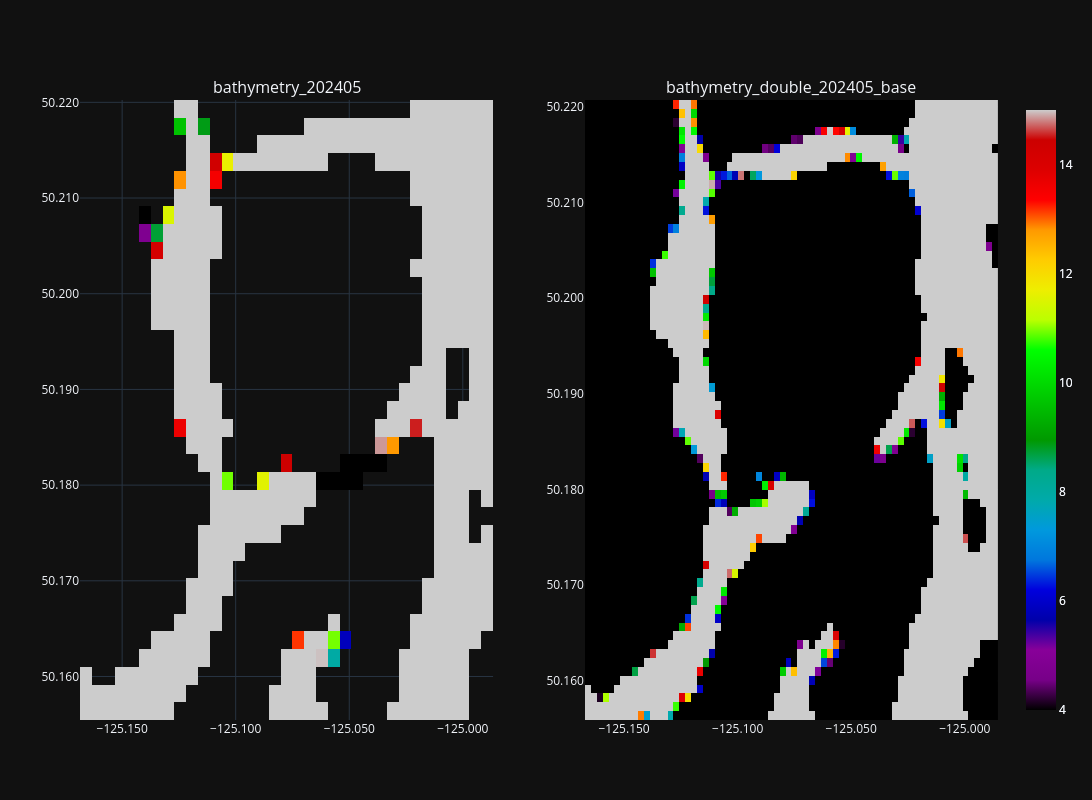

Notebook cell for this chart:
### Markdown cell above
### Tile 25, 5 - Read & Maurelle Islands

### Code cell
fig = plotly_tile(tile_x_min_max[5], y_slices, bathy_ds, dbl_bathy_base_ds)
fig.show()

### Figure 1 — Plotly figure (JSON) as saved in the notebook; plotly's stock layout.template omitted (floating-point values rounded to 4 significant figures; data arrays with more than 128 entries replaced by an {"elided": "..."} marker saying what was removed)
{"data": [{"colorscale": [[0.0, "rgb(0, 0, 0)"], [0.05, "rgb(119, 0, 136)"], [0.1, "rgb(136, 0, 153)"], [0.15, "rgb(0, 0, 170)"], [0.2, "rgb(0, 0, 221)"], [0.25, "rgb(0, 119, 221)"], [0.3, "rgb(0, 153, 221)"], [0.35, "rgb(0, 170, 170)"], [0.4, "rgb(0, 170, 136)"], [0.45, "rgb(0, 153, 0)"], [0.5, "rgb(0, 187, 0)"], [0.55, "rgb(0, 221, 0)"], [0.6, "rgb(0, 255, 0)"], [0.65, "rgb(187, 255, 0)"], [0.7, "rgb(238, 238, 0)"], [0.75, "rgb(255, 204, 0)"], [0.8, "rgb(255, 153, 0)"], [0.85, "rgb(255, 0, 0)"], [0.9, "rgb(221, 0, 0)"], [0.95, "rgb(204, 0, 0)"], [1.0, "rgb(204, 204, 204)"]], "customdata": {"elided": "35x35x2 int values"}, "hovertemplate": "Lon: %{x:.3f}<br>Lat: %{y:.3f}<br>Depth: %{z:.2f} m<br>x, y: %{customdata}<extra></extra>", "x": [-125.2, -125.2, -125.2, -125.2, -125.1, -125.1, -125.1, -125.1, -125.1, -125.1, -125.1, -125.1, -125.1, -125.1, -125.1, -125.1, -125.1, -125.1, -125.1, -125.1, -125.1, -125.1, -125.1, -125.0, -125.0, -125.0, -125.0, -125.0, -125.0, -125.0, -125.0, -125.0, -125.0, -125.0, -125.0], "y": [50.16, 50.16, 50.16, 50.16, 50.16, 50.17, 50.17, 50.17, 50.17, 50.17, 50.17, 50.18, 50.18, 50.18, 50.18, 50.18, 50.19, 50.19, 50.19, 50.19, 50.19, 50.2, 50.2, 50.2, 50.2, 50.2, 50.2, 50.21, 50.21, 50.21, 50.21, 50.21, 50.22, 50.22, 50.22], "z": {"elided": "35x35 float values"}, "zmax": 15, "zmin": 4, "type": "heatmap", "xaxis": "x", "yaxis": "y"}, {"colorscale": [[0.0, "rgb(0, 0, 0)"], [0.05, "rgb(119, 0, 136)"], [0.1, "rgb(136, 0, 153)"], [0.15, "rgb(0, 0, 170)"], [0.2, "rgb(0, 0, 221)"], [0.25, "rgb(0, 119, 221)"], [0.3, "rgb(0, 153, 221)"], [0.35, "rgb(0, 170, 170)"], [0.4, "rgb(0, 170, 136)"], [0.45, "rgb(0, 153, 0)"], [0.5, "rgb(0, 187, 0)"], [0.55, "rgb(0, 221, 0)"], [0.6, "rgb(0, 255, 0)"], [0.65, "rgb(187, 255, 0)"], [0.7, "rgb(238, 238, 0)"], [0.75, "rgb(255, 204, 0)"], [0.8, "rgb(255, 153, 0)"], [0.85, "rgb(255, 0, 0)"], [0.9, "rgb(221, 0, 0)"], [0.95, "rgb(204, 0, 0)"], [1.0, "rgb(204, 204, 204)"]], "customdata": {"elided": "70x70x2 int values"}, "hovertemplate": "Lon: %{x:.3f}<br>Lat: %{y:.3f}<br>Depth: %{z:.2f} m<br>x, y: %{customdata}<extra></extra>", "x": [-125.2, -125.2, -125.2, -125.2, -125.2, -125.2, -125.2, -125.1, -125.1, -125.1, -125.1, -125.1, -125.1, -125.1, -125.1, -125.1, -125.1, -125.1, -125.1, -125.1, -125.1, -125.1, -125.1, -125.1, -125.1, -125.1, -125.1, -125.1, -125.1, -125.1, -125.1, -125.1, -125.1, -125.1, -125.1, -125.1, -125.1, -125.1, -125.1, -125.1, -125.1, -125.1, -125.1, -125.1, -125.1, -125.0, -125.0, -125.0, -125.0, -125.0, -125.0, -125.0, -125.0, -125.0, -125.0, -125.0, -125.0, -125.0, -125.0, -125.0, -125.0, -125.0, -125.0, -125.0, -125.0, -125.0, -125.0, -125.0, -125.0, -125.0], "y": [50.16, 50.16, 50.16, 50.16, 50.16, 50.16, 50.16, 50.16, 50.16, 50.16, 50.17, 50.17, 50.17, 50.17, 50.17, 50.17, 50.17, 50.17, 50.17, 50.17, 50.17, 50.18, 50.18, 50.18, 50.18, 50.18, 50.18, 50.18, 50.18, 50.18, 50.18, 50.19, 50.19, 50.19, 50.19, 50.19, 50.19, 50.19, 50.19, 50.19, 50.19, 50.19, 50.2, 50.2, 50.2, 50.2, 50.2, 50.2, 50.2, 50.2, 50.2, 50.2, 50.2, 50.21, 50.21, 50.21, 50.21, 50.21, 50.21, 50.21, 50.21, 50.21, 50.21, 50.21, 50.22, 50.22, 50.22, 50.22, 50.22, 50.22], "z": {"elided": "70x70 float values"}, "zmax": 15, "zmin": 4, "type": "heatmap", "xaxis": "x2", "yaxis": "y2"}], "layout": {"xaxis": {"anchor": "y", "domain": [0.0, 0.45], "tickformat": ".3f"}, "yaxis": {"anchor": "x", "domain": [0.0, 1.0], "tickformat": ".3f"}, "xaxis2": {"anchor": "y2", "domain": [0.55, 1.0], "tickformat": ".3f"}, "yaxis2": {"anchor": "x2", "domain": [0.0, 1.0], "tickformat": ".3f"}, "annotations": [{"font": {"size": 16}, "showarrow": false, "text": "bathymetry_202405", "x": 0.225, "xanchor": "center", "xref": "paper", "y": 1.0, "yanchor": "bottom", "yref": "paper"}, {"font": {"size": 16}, "showarrow": false, "text": "bathymetry_double_202405_base", "x": 0.775, "xanchor": "center", "xref": "paper", "y": 1.0, "yanchor": "bottom", "yref": "paper"}], "height": 800, "width": 1600}}
